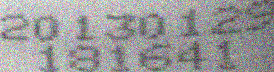
#> input picture test/noise.bmp, 274 x 72 px
$ python denosie.py
#> lines starting #> are read from the running program, lines starting #| are printed output that depends on the picture; after the words box and inside, x2 and y2 are one past the last pixel; in counts of white or black regions, pixels touching at a corner belong together
import cv2
import numpy as np
img = cv2.imread('test/noise.bmp',cv2.IMREAD_GRAYSCALE)
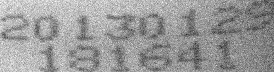
#> img: shape (72, 274); min 38, max 253, mean 154.7
img = cv2.GaussianBlur(img,(5,5),0)
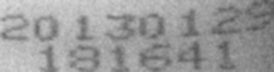
#> img: shape (72, 274); min 84, max 218, mean 154.6
img = cv2.adaptiveThreshold(img, 255, cv2.ADAPTIVE_THRESH_GAUSSIAN_C, cv2.THRESH_BINARY, 145, 8)
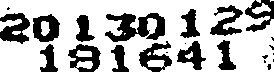
#> img: shape (72, 274); 70.4% white; 23 black regions (10 under 20 px), largest, box (x1, y1, x2, y2) and area: (105, 13, 165, 42) 966, (0, 13, 30, 44) 559, (68, 44, 101, 72) 496
img = cv2.medianBlur(img,5)
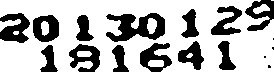
#> img: shape (72, 274); 70.7% white; 17 black regions (4 under 20 px), largest, box (x1, y1, x2, y2) and area: (106, 13, 165, 42) 974, (0, 13, 30, 43) 568, (69, 44, 100, 72) 499
img = cv2.medianBlur(img,3)
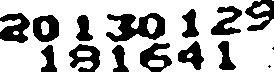
#> img: shape (72, 274); 70.7% white; 15 black regions (2 under 20 px), largest, box (x1, y1, x2, y2) and area: (106, 13, 165, 42) 973, (0, 13, 30, 43) 568, (69, 44, 100, 72) 502

cv2.imwrite('denoise.bmp',img)

$ run again, with test/2.bmp copied over test/noise.bmp
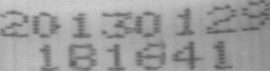
#> input picture test/2.bmp, 270 x 71 px
#> img is the input picture: shape (71, 270); min 86, max 207, mean 157.2
#> `img = cv2.adaptiveThreshold(img, 255, cv2.ADAPTIVE_THRESH_GAUSSIAN_C, ..`:
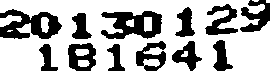
#> img: shape (71, 270); 68.6% white; 12 black regions, largest, box (x1, y1, x2, y2) and area: (0, 9, 62, 39) 1054, (101, 11, 162, 39) 1041, (240, 0, 270, 32) 528
#> `img = cv2.medianBlur(img,3)`:
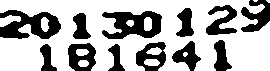
#> img: shape (71, 270); 68.4% white; 12 black regions, largest, box (x1, y1, x2, y2) and area: (0, 10, 61, 39) 1078, (102, 11, 162, 39) 1053, (241, 0, 270, 32) 533

$ run again, with test/3.bmp copied over test/noise.bmp
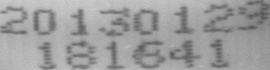
#> input picture test/3.bmp, 270 x 70 px
#> img is the input picture: shape (70, 270); min 86, max 207, mean 157.5
#> `img = cv2.adaptiveThreshold(img, 255, cv2.ADAPTIVE_THRESH_GAUSSIAN_C, ..`:
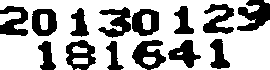
#> img: shape (70, 270); 67.1% white; 14 black regions, largest, box (x1, y1, x2, y2) and area: (237, 0, 270, 31) 627, (132, 40, 166, 70) 566, (98, 7, 131, 38) 536
#> `img = cv2.medianBlur(img,3)`:
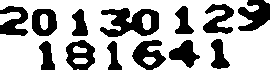
#> img: shape (70, 270); 67.2% white; 13 black regions, largest, box (x1, y1, x2, y2) and area: (100, 8, 159, 37) 1026, (238, 0, 270, 31) 630, (132, 40, 166, 70) 569
